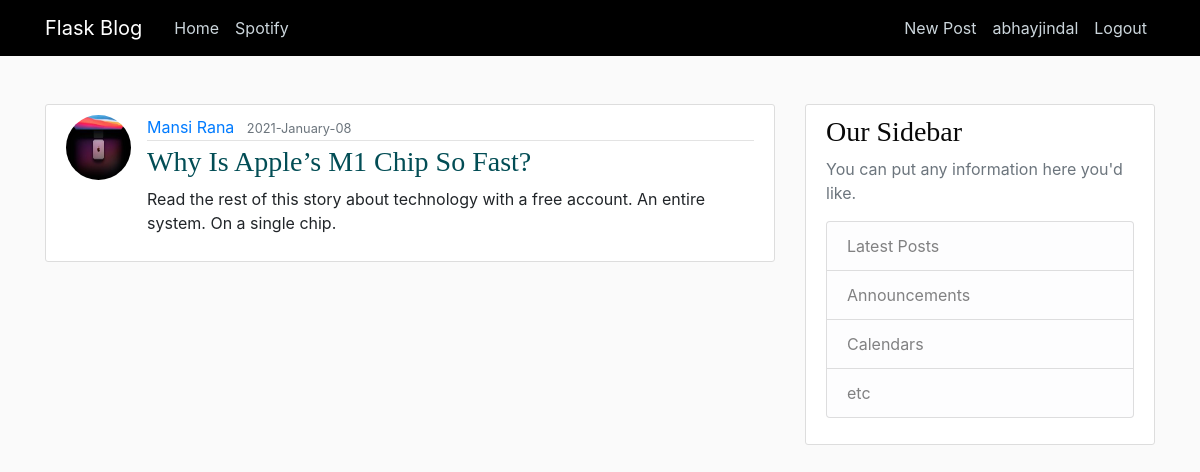
Page /post/6 (signed in) on the committed database.
### flaskblog/models.py (models this page shows, shortened)
class User(db.Model, UserMixin):
    id = db.Column(db.Integer, primary_key=True)
    username = db.Column(db.String(20), unique=True, nullable=False, index=True)
    email = db.Column(db.String(120), unique=True, nullable=False)
    member_since = db.Column(db.DateTime, nullable=False, default=datetime.utcnow())
    image_file = db.Column(db.String(20), nullable=False, default='default.png')
    password = db.Column(db.String(60), nullable=False)
    posts = db.relationship('Post', backref='author', lazy=True)

class Post(db.Model):
    id = db.Column(db.Integer, primary_key=True)
    title = db.Column(db.String(100), nullable=False)
    date_posted = db.Column(db.DateTime, nullable=False, default=datetime.utcnow())
    content = db.Column(db.Text, nullable=False)
    user_id = db.Column(db.Integer, db.ForeignKey('user.id'), nullable=False)

### flaskblog/routes.py (the view)
@app.route("/post/<int:post_id>", methods=['GET', 'POST'])
@login_required
def post(post_id):
    post = Post.query.get_or_404(post_id)
    return render_template("post.html", title=post.title, post=post)

### flaskblog/models.py (called while the page is built)
@login_manager.user_loader
def load_user(user_id):
    return User.query.get(int(user_id))

### flaskblog/templates/post.html (shortened to what this page needs)
﻿{% extends "layout.html" %}
{% block content %}
<article class="media content-section">
    <img class="rounded-circle article-img" src="{{ url_for('static', filename='profile_pics/' + post.author.image_file) }}">
    <div class="media-body">
        <div class="article-metadata">
            <a class="mr-2" href="/account/{{ post.author.id }}">{{ post.author.username}}</a>
            <small class="text-muted"> {{ post.date_posted.strftime('%Y-%B-%d') }}</small>
        </div>
        <h3 class="article-title">{{ post.title }}</h3>
        <p class="article-content">{{ post.content }}</p>
    </div>
</article>
{% endblock content %}

### flaskblog/templates/layout.html (shortened to what this page needs)
﻿<!DOCTYPE html>
<html>
<head>
    <link rel="stylesheet" href="https://maxcdn.bootstrapcdn.com/bootstrap/4.0.0/css/bootstrap.min.css">
    <link rel="stylesheet" type="text/css" href="{{ url_for('static', filename='main.css') }}">
    <link rel="stylesheet" type="text/css" href="{{ url_for('static', filename='image.scss') }}">
</head>
<body>
    <header class="site-header">
        <nav class="navbar navbar-expand-md navbar-dark bg-steel fixed-top">
            <div class="container">
                <a class="navbar-brand mr-4" href="/">Flask Blog</a>
                <div class="collapse navbar-collapse" id="navbarToggle">
                    <div class="navbar-nav mr-auto">
                        <a class="nav-item nav-link" href="/">Home</a>
                        <a class="nav-item nav-link" href="/spotify">Spotify</a>
                    </div>
                    <div class="navbar-nav">
                        {% if current_user.is_authenticated %}
                            <a class="nav-item nav-link" href="{{ url_for('new_post') }}">New Post</a>
                            <a id="nav-user" class="nav-item nav-link" href="/account/{{ current_user.id }}">{{ current_user.username }}</a>
                            <a class="nav-item nav-link" href="/logout">Logout</a>
                        {% else %}
                            <a class="nav-item nav-link" href="/login">Login</a>
                            <a class="nav-item nav-link" href="/register">Register</a>
                        {% endif %}
                    </div>
                </div>
            </div>
        </nav>
    </header>
    <main role="main" class="container">
        <div class="row">
            <div class="col-md-8">
                {% block content %}{% endblock content %}
            </div>
            <div id="sidebar" class="col-md-4">
                <div class="content-section">
                    <h3>Our Sidebar</h3>
                    <p class='text-muted'>
                        You can put any information here you'd like.
                        <ul class="list-group">
                            <li class="list-group-item list-group-item-light">Latest Posts</li>
                            <li class="list-group-item list-group-item-light">Announcements</li>
                            <li class="list-group-item list-group-item-light">Calendars</li>
                            <li class="list-group-item list-group-item-light">etc</li>
                        </ul>
                    </p>
                </div>
            </div>
        </div>
    </main>
</body>
</html>

### flaskblog/Static/main.css (style rules this page uses)
h1, h2, h3, h4, h5, h6 { color: rgba(8, 8, 8, 1); font-family: Times New Roman; }
.bg-steel { background-color: black; }
.site-header .navbar-nav .nav-link { color: #cbd5db; }
.content-section { background: #ffffff; padding: 10px 20px; border: 1px solid #dddddd; border-radius: 3px; margin-bottom: 20px; }
.article-title { color: #024d55; }
.article-content { white-space: pre-line; }
.article-img { height: 65px; width: 65px; margin-right: 16px; }
.article-metadata { padding-bottom: 1px; margin-bottom: 4px; border-bottom: 1px solid #e3e3e3 }

### rows in the picture
User: username "abhayjindal"
User: image_file (picture), author.username "Mansi Rana"
Post: date_posted "2021-January-08", title "Why Is Apple’s M1 Chip So Fast?", content "Read the rest of this story about technology with a free account. An entire system. On a single chip."
